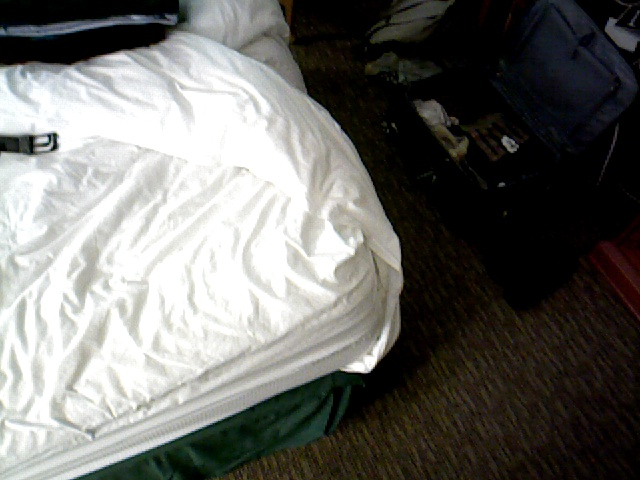
//> input picture ch7/0000001-000000000000.jpg, 640 x 480 px
$ ./orb_cv 0000001-000000000000.jpg 0000002-000000033516.jpg   (built with g++ and OpenCV 4)
//> lines starting //> are read from the running program, lines starting //| are printed output that depends on the picture
#include <iostream>
#include <opencv2/core/core.hpp>
#include <opencv2/features2d/features2d.hpp>
#include <opencv2/highgui/highgui.hpp>
#include <chrono>

using namespace std;
using namespace cv;

int main(int argc, char **argv) {
  if (argc != 3) {
    cout << "usage: feature_extraction img1 img2" << endl;
    return 1;
  }
  //-- 读取图像
  Mat img_1 = imread(argv[1]);
//> img_1 is the input picture: 480 rows x 640 cols, CV_8UC3; mean B, G, R 105.6, 109.3, 109.6
  Mat img_2 = imread(argv[2]);
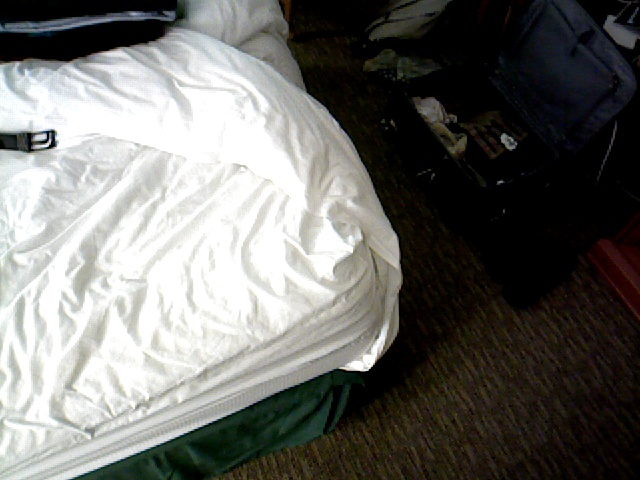
//> input picture ch7/0000002-000000033516.jpg, 640 x 480 px
//> img_2 is the input picture: 480 rows x 640 cols, CV_8UC3; mean B, G, R 105.6, 109.3, 109.6
  assert(img_1.data != nullptr && img_2.data != nullptr);

  //-- 初始化
  std::vector<KeyPoint> keypoints_1, keypoints_2;
  Mat descriptors_1, descriptors_2;
  Ptr<FeatureDetector> detector = ORB::create();
  Ptr<DescriptorExtractor> descriptor = ORB::create();
  Ptr<DescriptorMatcher> matcher = DescriptorMatcher::create("BruteForce-Hamming");

  //-- 第一步:检测 Oriented FAST 角点位置
  chrono::steady_clock::time_point t1 = chrono::steady_clock::now();
  detector->detect(img_1, keypoints_1);
//> keypoints_1 = 500 keypoints; strongest (x, y, size): (49, 136, 37.2), (49, 135, 31), (54, 135, 53.6), (55, 134, 44.6)
  detector->detect(img_2, keypoints_2);
//> keypoints_2 = 500 keypoints; strongest (x, y, size): (48, 132, 31), (46, 132, 31), (47, 132, 37.2), (45, 134, 31)

  //-- 第二步:根据角点位置计算 BRIEF 描述子
  descriptor->compute(img_1, keypoints_1, descriptors_1);
  descriptor->compute(img_2, keypoints_2, descriptors_2);
  chrono::steady_clock::time_point t2 = chrono::steady_clock::now();
  chrono::duration<double> time_used = chrono::duration_cast<chrono::duration<double>>(t2 - t1);
  cout << "extract ORB cost = " << time_used.count() << " seconds. " << endl;

  Mat outimg1;
  drawKeypoints(img_1, keypoints_1, outimg1, Scalar::all(-1), DrawMatchesFlags::DEFAULT);
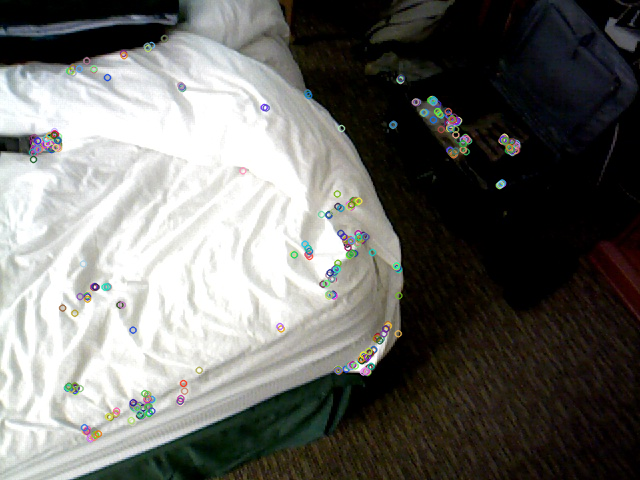
//> outimg1: 480 rows x 640 cols, CV_8UC3; mean B, G, R 105.3, 108.9, 109.1
  imshow("ORB features", outimg1);
  imwrite("ORB_features.png", outimg1);
  //-- 第三步:对两幅图像中的BRIEF描述子进行匹配，使用 Hamming 距离
  vector<DMatch> matches;
  t1 = chrono::steady_clock::now();
  matcher->match(descriptors_1, descriptors_2, matches);
//> matches = 500 matches
  t2 = chrono::steady_clock::now();
  time_used = chrono::duration_cast<chrono::duration<double>>(t2 - t1);
  cout << "match ORB cost = " << time_used.count() << " seconds. " << endl;

  //-- 第四步:匹配点对筛选
  // 计算最小距离和最大距离
  auto min_max = minmax_element(matches.begin(), matches.end(),
                                [](const DMatch &m1, const DMatch &m2) { return m1.distance < m2.distance; });
  double min_dist = min_max.first->distance;
//> min_dist = 1
  double max_dist = min_max.second->distance;
//> max_dist = 83

  printf("-- Max dist : %f \n", max_dist);
//| -- Max dist : 83.000000
  printf("-- Min dist : %f \n", min_dist);
//| -- Min dist : 1.000000

  //当描述子之间的距离大于两倍的最小距离时,即认为匹配有误.但有时候最小距离会非常小,设置一个经验值30作为下限.
  std::vector<DMatch> good_matches;
  for (int i = 0; i < descriptors_1.rows; i++) {
    if (matches[i].distance <= max(2 * min_dist, 30.0)) {
      good_matches.push_back(matches[i]);
    }
  }
//> after the loop, good_matches = 324 matches

  //-- 第五步:绘制匹配结果
  Mat img_match;
  Mat img_goodmatch;
  drawMatches(img_1, keypoints_1, img_2, keypoints_2, matches, img_match);
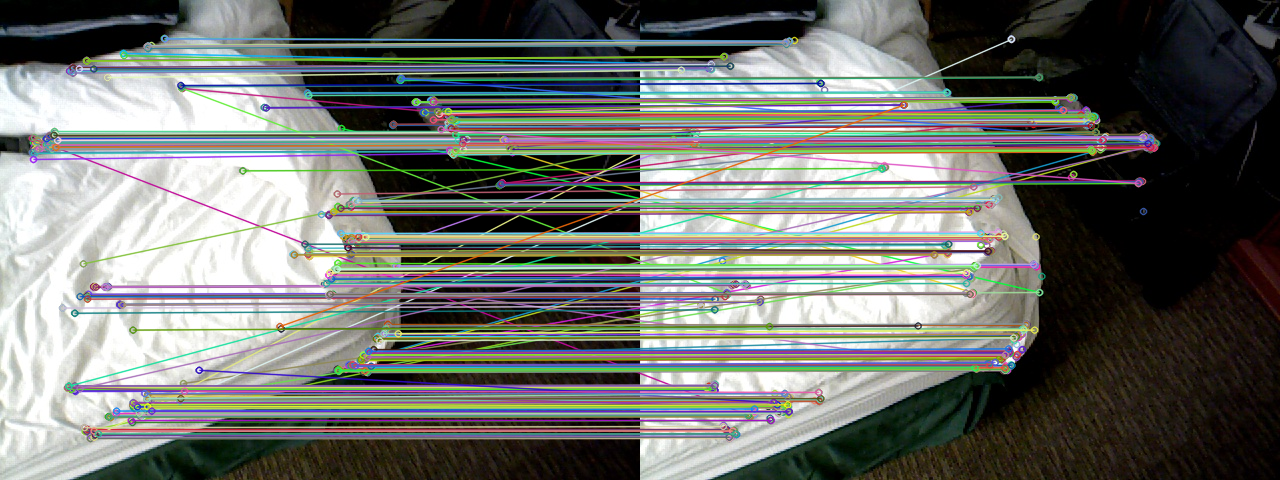
//> img_match: 480 rows x 1280 cols, CV_8UC3; mean B, G, R 108.5, 113.3, 111.1
  drawMatches(img_1, keypoints_1, img_2, keypoints_2, good_matches, img_goodmatch);
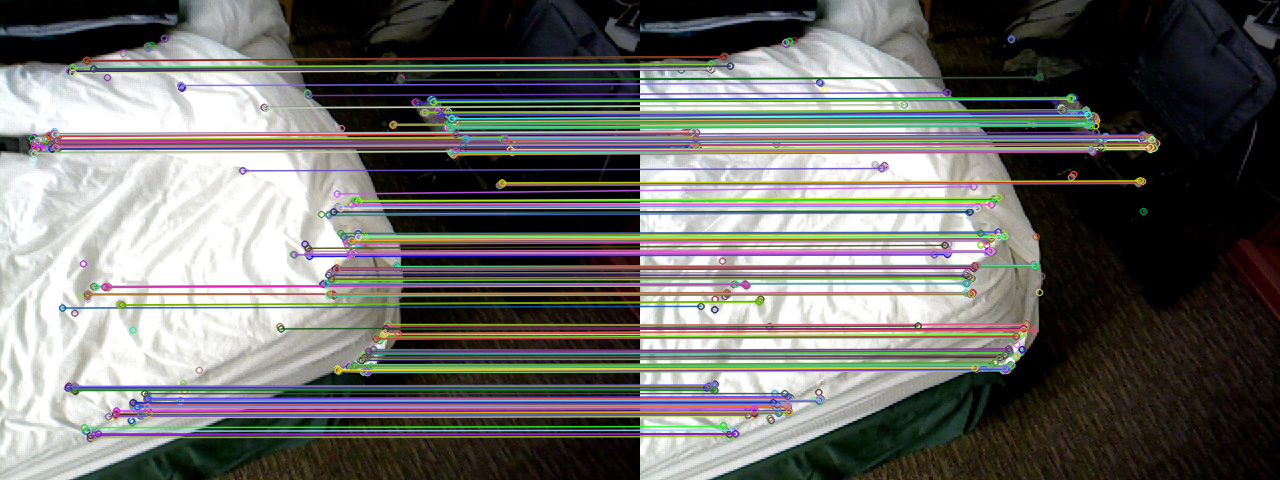
//> img_goodmatch: 480 rows x 1280 cols, CV_8UC3; mean B, G, R 105.3, 109, 109.3
  imshow("all matches", img_match);
  imshow("good matches", img_goodmatch);
  imwrite("all_matches.png", img_match);
  imwrite("good_matches.png", img_goodmatch);
  waitKey(0);

  return 0;
}
